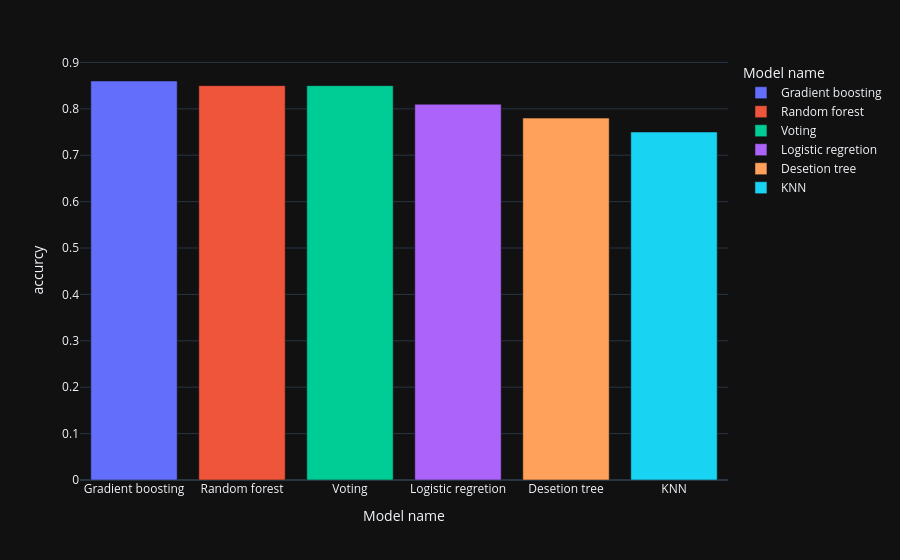

Notebook source saved alongside this figure:
### Code cell
fig=px.bar(model,x="Model name",y="accurcy",color="Model name")
fig.show()

### Figure 1 — Plotly figure (JSON) as saved in the notebook; plotly's stock layout.template omitted (floating-point values rounded to 4 significant figures)
{"data": [{"hovertemplate": "Model name=%{x}<br>accurcy=%{y}<extra></extra>", "legendgroup": "Gradient boosting", "marker": {"color": "#636efa", "pattern": {"shape": ""}}, "name": "Gradient boosting", "orientation": "v", "showlegend": true, "textposition": "auto", "x": ["Gradient boosting"], "xaxis": "x", "y": [0.86], "yaxis": "y", "type": "bar"}, {"hovertemplate": "Model name=%{x}<br>accurcy=%{y}<extra></extra>", "legendgroup": "Random forest", "marker": {"color": "#EF553B", "pattern": {"shape": ""}}, "name": "Random forest", "orientation": "v", "showlegend": true, "textposition": "auto", "x": ["Random forest"], "xaxis": "x", "y": [0.85], "yaxis": "y", "type": "bar"}, {"hovertemplate": "Model name=%{x}<br>accurcy=%{y}<extra></extra>", "legendgroup": "Voting", "marker": {"color": "#00cc96", "pattern": {"shape": ""}}, "name": "Voting", "orientation": "v", "showlegend": true, "textposition": "auto", "x": ["Voting"], "xaxis": "x", "y": [0.85], "yaxis": "y", "type": "bar"}, {"hovertemplate": "Model name=%{x}<br>accurcy=%{y}<extra></extra>", "legendgroup": "Logistic regretion", "marker": {"color": "#ab63fa", "pattern": {"shape": ""}}, "name": "Logistic regretion", "orientation": "v", "showlegend": true, "textposition": "auto", "x": ["Logistic regretion"], "xaxis": "x", "y": [0.81], "yaxis": "y", "type": "bar"}, {"hovertemplate": "Model name=%{x}<br>accurcy=%{y}<extra></extra>", "legendgroup": "Desetion tree", "marker": {"color": "#FFA15A", "pattern": {"shape": ""}}, "name": "Desetion tree", "orientation": "v", "showlegend": true, "textposition": "auto", "x": ["Desetion tree"], "xaxis": "x", "y": [0.78], "yaxis": "y", "type": "bar"}, {"hovertemplate": "Model name=%{x}<br>accurcy=%{y}<extra></extra>", "legendgroup": "KNN", "marker": {"color": "#19d3f3", "pattern": {"shape": ""}}, "name": "KNN", "orientation": "v", "showlegend": true, "textposition": "auto", "x": ["KNN"], "xaxis": "x", "y": [0.75], "yaxis": "y", "type": "bar"}], "layout": {"xaxis": {"anchor": "y", "domain": [0.0, 1.0], "title": {"text": "Model name"}, "categoryorder": "array", "categoryarray": ["Gradient boosting", "Random forest", "Voting", "Logistic regretion", "Desetion tree", "KNN"]}, "yaxis": {"anchor": "x", "domain": [0.0, 1.0], "title": {"text": "accurcy"}}, "legend": {"title": {"text": "Model name"}, "tracegroupgap": 0}, "margin": {"t": 60}, "barmode": "relative"}}
